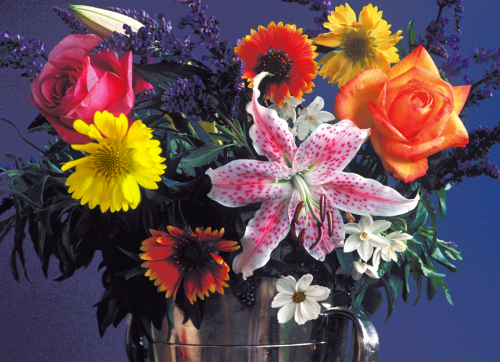
%> input picture Color_Processing/Pseudo_Color_Processing/flowers.tif, 500 x 362 px
$ octave --eval "Mycbcr2yrgb;"   (GNU Octave 9; MATLAB toolbox functions it lacks are replaced by stand-ins)
%> lines starting %> are read from the running program, lines starting %| are printed output that depends on the picture
### Color_Processing/Pseudo_Color_Processing/Myrgb2ycbcr.m
function [y,cb,cr] = Myrgb2ycbcr()

Irgb = im2double(imread('flowers.tif'));
r = Irgb(:,:,1);
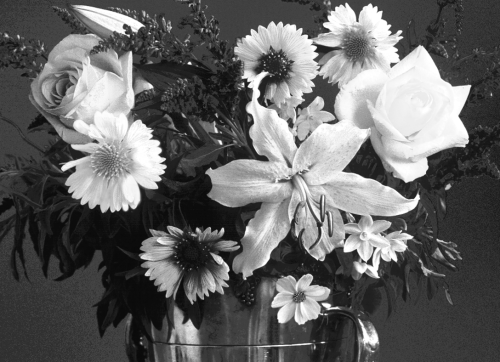
%> r: size 362x500 double; min 0.0353, max 1, mean 0.392
g = Irgb(:,:,2);
b = Irgb(:,:,3);
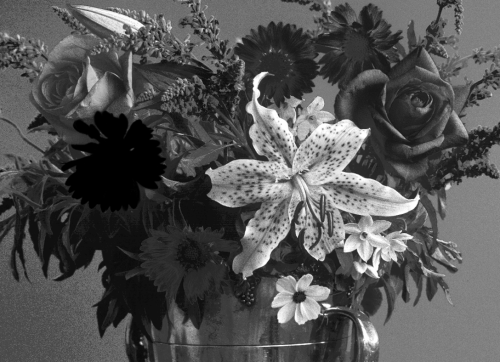
%> b: size 362x500 double; min 0, max 1, mean 0.328

y = 0.299.*r + 0.587.*g + 0.114.*b;
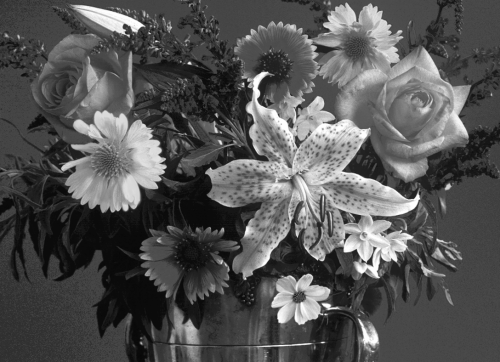
%> y: size 362x500 double; min 0.03, max 1, mean 0.332
cb = 0.564.*(b-y) + 0.5;
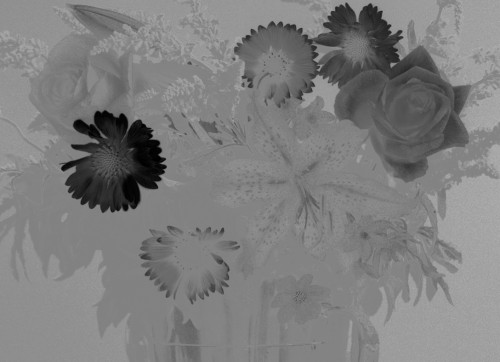
%> cb: size 362x500 double; min 0.000957, max 0.694, mean 0.498
cr = 0.713.*(r-y) + 0.5;
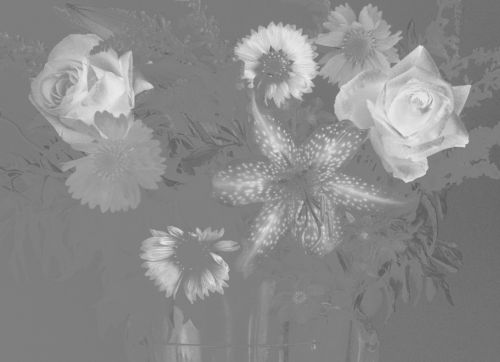
%> cr: size 362x500 double; min 0.358, max 0.915, mean 0.543

subplot(2,2,1);
imshow(cat(3,y,cb,cr));
title('YCbCr');

subplot(2,2,1);
imshow(cat(3,y,cb,cr));
title('YCbCr');

subplot(2,2,2);
imshow(y.*255,[]);
title('Y');

subplot(2,2,3);
imshow(cb.*255,[]);
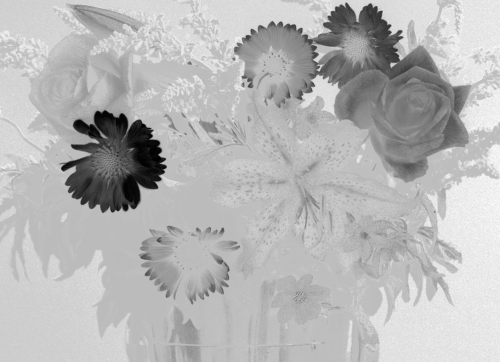
%> displayed picture: size 362x500, on the screen's scale of 0 to 255; min 0, max 255, mean 182.9
title('Cb');

subplot(2,2,4);
imshow(cr.*255,[]);
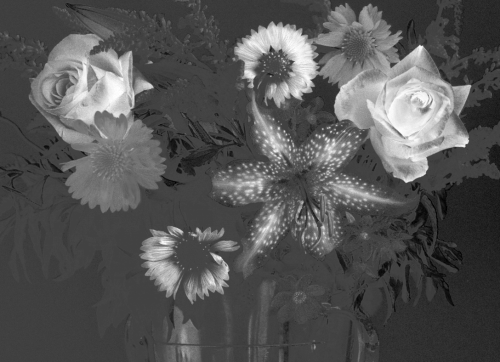
%> displayed picture: size 362x500, on the screen's scale of 0 to 255; min 0, max 255, mean 84.6
title('Cr');

end

### Color_Processing/Pseudo_Color_Processing/Mycbcr2yrgb.m
function Mycbcr2yrgb()

Irgb = im2double(imread('flowers.tif'));
[y,cb,cr] = Myrgb2ycbcr();

r = y + 1.403.*(cr-0.5);
g = y - 0.344.*(cb-0.5)-0.714.*(cr-0.5);
b = y + 1.773.*( cb - 0.5);


subplot(2,2,1);
imshow(cat(3,r,g,b));
title('YCbCr');

subplot(2,2,2);
imshow(r.*255,[]);
title('R');

subplot(2,2,3);
imshow(g.*255,[]);
title('G');

subplot(2,2,4);
imshow(b.*255,[]);
title('B');

end
